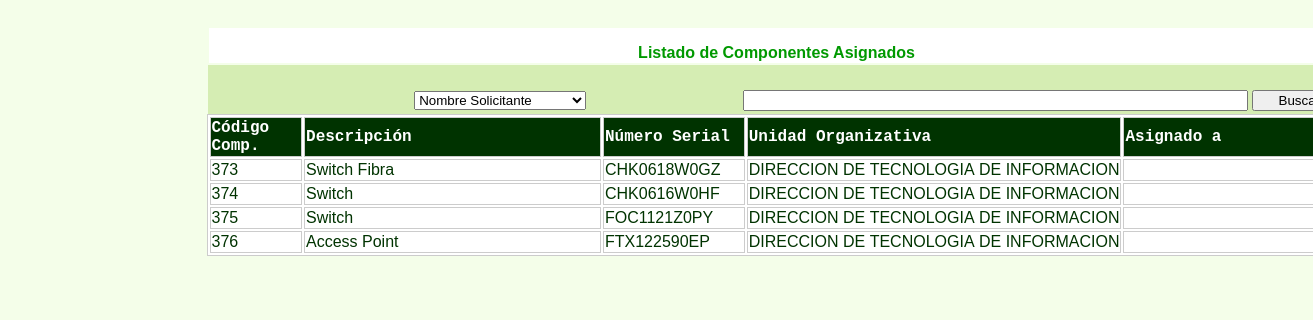
The page /selec_equipos3.php?var=999999 on the database its author committed.
### tables this page shows
CREATE TABLE `t_asig_comp_items` (
  `COD_COMP` int(10) NOT NULL,
  `NUM_SERIAL` varchar(20) NOT NULL,
  `ind_bes` varchar(1) NOT NULL,
  `COD_SOL` int(10) NOT NULL,
  `imei` varchar(20) NOT NULL,
  `macaddress` varchar(20) NOT NULL,
  `pin` varchar(20) NOT NULL,
  `ip` varchar(20) NOT NULL,
  `nroaso` varchar(20) NOT NULL,
  `SIMCARD` varchar(20) NOT NULL,
  `PUK` varchar(20) NOT NULL,
  `ind_la` varchar(1) NOT NULL,
  `Ind_lc` varchar(1) NOT NULL,
  `ind_ec` varchar(1) NOT NULL,
  `Operadora` varchar(25) NOT NULL,
  `capacidad` varchar(20) NOT NULL,
  `SO` varchar(40) NOT NULL,
  `fecha_asig` date NOT NULL,
  `cod_ubi` int(3) NOT NULL,
  `num_solic` int(10) NOT NULL,
  `estatus_comp` varchar(2) NOT NULL,
  `ind_asignacion` int(1) NOT NULL,
  `items` int(4) NOT NULL,
  `status` varchar(2) NOT NULL,
  UNIQUE KEY `cod-comp_serial_sol` (`COD_COMP`,`NUM_SERIAL`,`COD_SOL`),
  FULLTEXT KEY `ip` (`ip`)
);

CREATE TABLE `m_componentes` (
  `COD_COMP` int(10) NOT NULL,
  `COD_GRUPO_ART` varchar(3) NOT NULL,
  `COD_MARCA` varchar(3) NOT NULL,
  `COD_MODELO` varchar(3) NOT NULL,
  `DESC_COMP` varchar(45) NOT NULL,
  `FEC_CREACION` date NOT NULL,
  `USUARIO_CREACION` varchar(10) NOT NULL,
  `STATUS_COMP` varchar(2) NOT NULL,
  `COD_TIPO` varchar(3) NOT NULL,
  `COD_PROCESA` varchar(3) NOT NULL,
  `UM` varchar(3) NOT NULL,
  `VELOCIDAD` varchar(10) NOT NULL,
  `MEMORIA` varchar(6) NOT NULL,
  `DISCO` varchar(6) NOT NULL,
  `FEC_MODIF` date NOT NULL,
  `USUARIO_MODIF` varchar(10) NOT NULL,
  `tipo` varchar(1) NOT NULL,
  `GRUPO_COMP` varchar(2) NOT NULL,
  `ind_serial` varchar(1) NOT NULL,
  `NVRAM` varchar(10) NOT NULL,
  `bytes_flash` varchar(10) NOT NULL,
  `RAM` varchar(10) NOT NULL,
  UNIQUE KEY `COD_COMP` (`COD_COMP`)
);

CREATE TABLE `m_unidad_org` (
  `COD_UNIDAD` int(3) NOT NULL,
  `DESC_UNIDAD` varchar(40) NOT NULL,
  `LITERAL` varchar(16) NOT NULL,
  UNIQUE KEY `UNIDAD` (`COD_UNIDAD`)
);

### selec_equipos3.php (the view, shortened to what this page needs)
<?php
  $nombre_busqueda=$_POST['nombre_busqueda'];
  $tipo_objeto=$_POST['tipo_objeto'];
  $cliente1=$_SESSION['cliente'];
?>
<!DOCTYPE html PUBLIC "-//W3C//DTD XHTML 1.0 Transitional//EN" "http://www.w3.org/TR/xhtml1/DTD/xhtml1-transitional.dtd">
<html xmlns="http://www.w3.org/1999/xhtml">
<head>
</head>
<body>
<div style="width: 900px; position: relative; margin-left: auto; margin-right: auto;"><div id="c_encabezado">
<p>&nbsp;</p>
<p class="efecha">&nbsp;</p>
<div id="Layer1">
  <div align="center" class="Estilo28">
    <p class="Estilo41">Listado de Componentes Asignados </p>
  </div>
</div>
<form id="form1" name="form1" method="post" action="selec_equipos3.php">
  <p>&nbsp;</p>
  <p>&nbsp;</p>
<div id="busqueda">
  <table width="1142">
    <tr>
      <td width="375">&nbsp;</td>
      <td width="755">&nbsp;</td>
      </tr>
    <tr>
      <td><div align="right">
        <select name="tipo_objeto" size="1" id="tipo_objeto" >
          <?php
          $opciones = array(01=>'Nombre Solicitante',02=>'Descripción Componente',03=>'Número Serial');
          foreach($opciones as $k=>$op) {
        ?>
          <option value="<?php echo $k; ?>" <?php if($tipo_objeto== $k) echo 'selected="selected"'?> > <?php echo $op; ?> </option>
          <?php } ?>
        </select>
      </div></td>
      <td><div align="right">
        <input name="nombre_busqueda" type="text" id="nombre_busqueda" value="<?php echo $nombre_busqueda; ?>" size="60" maxlength="60" />
        <input name="b_buscar" type="submit" id="b_buscar" value="     Buscar     " />
      </div></td>
      </tr>
  </table>
  <div id="resultado">
    <table width="1153" border="1" bordercolor="#CCCCCC" bgcolor="#FFFFFF" class="Estilo28">
      <tr>
        <td width="93" height="35" bgcolor="#003300"><span class="Estilo38">C&oacute;digo Comp.  </span></td>
        <td width="320" bgcolor="#003300"><span class="Estilo38">Descripci&oacute;n </span></td>
        <td width="141" bgcolor="#003300"><span class="Estilo38">N&uacute;mero Serial</span></td>
        <td width="314" bgcolor="#003300"><span class="Estilo38">Unidad Organizativa</span></td>
        <td width="251" bgcolor="#003300"><div align="left"><span class="Estilo38">Asignado a </span></div></td>
      </tr>
        <?php
          $conectar=conectar_BD();
          $sql01="select m_solicitantes.nomb_sol as nomb_sol, m_unidad_org.desc_unidad as desc_unidad,
		  t_asig_comp_items.num_serial as num_serial,
		  m_componentes.cod_comp as cod_comp, m_componentes.desc_comp as desc_comp
		  from t_asig_comp_items, m_solicitantes, m_unidad_org, m_componentes
		  where t_asig_comp_items.status <> '01' and t_asig_comp_items.cod_comp = m_componentes.cod_comp and
		   t_asig_comp_items.cod_sol  = m_solicitantes.cod_sol  and m_solicitantes.cod_unidad =
		   m_unidad_org.cod_unidad and t_asig_comp_items.cod_sol = '$cliente1'";
           $resultado=mysql_query($sql01,$conectar) or die("Problemas en la Sentencia SQL".mysql_error());
           if(mysql_num_rows($resultado)>0)
	       {
    		  while($registro=mysql_fetch_assoc($resultado)){
				  $nomb_sol=$registro['nomb_sol'];
				  $nomb_sol=str_replace(" ","&nbsp;",$nomb_sol);
				  $desc_unidad=$registro['desc_unidad'];
				  $desc_unidad=str_replace(" ","&nbsp;",$desc_unidad);
				  $cod_comp=$registro['cod_comp'];
				  $cod_comp=str_replace(" ","&nbsp;",$cod_comp);
				  $desc_comp=$registro['desc_comp'];
				  $desc_comp=str_replace(" ","&nbsp;",$desc_comp);
				  $num_serial=$registro['num_serial'];
				  $num_serial=str_replace(" ","&nbsp;",$num_serial);
                  echo "<tr OnMouseOver=Resaltar_On(this);' OnMouseOut='Resaltar_Off(this);'
				  OnClick=\"datos('$cod_comp','$num_serial');\"><td>$cod_comp</td><td>$desc_comp</td><td>$num_serial</td>
				  <td>$desc_unidad</td><td>$nomb_sol</td></tr>";
		    }
		   }
		   ?>
    </table>
  </div>
</div>
  <p>&nbsp;</p>
  <p>&nbsp;</p>
  <p>&nbsp;</p>
  <p>&nbsp;</p>
  <p>&nbsp;</p>
</form>
</div>
</body>
</html>

### selec_equipos3.php (style rules this page uses)
#Layer1 { position:absolute; width:1136px; height:35px; z-index:17; left: 2px; top: 12px; background-color: #FFFFFF; }
#busqueda { position:absolute; width:1140px; height:56px; z-index:19; left: 1px; top: 49px; background-color: #D5EDB3; }
body { background-color: #F4FEE9; }
.Estilo28 { font-family: Geneva, Arial, Helvetica, sans-serif; font-weight: normal; color: #003300; }
#resultado { position:absolute; width:779px; height:265px; z-index:1; left: -1px; }
.Estilo38 { color: #FFFFFF; font-weight: bold; font-family: "Courier New", Courier, monospace; }
.Estilo41 { color: #009900; font-weight: bold; }

### rows shown on the page
t_asig_comp_items: COD_COMP.COD_COMP "373", COD_COMP.DESC_COMP "Switch Fibra", NUM_SERIAL "CHK0618W0GZ", m_unidad_org.DESC_UNIDAD "DIRECCION DE TECNOLOGIA DE INFORMACION"
t_asig_comp_items: COD_COMP.COD_COMP "374", COD_COMP.DESC_COMP "Switch", NUM_SERIAL "CHK0616W0HF", m_unidad_org.DESC_UNIDAD "DIRECCION DE TECNOLOGIA DE INFORMACION"
t_asig_comp_items: COD_COMP.COD_COMP "375", COD_COMP.DESC_COMP "Switch", NUM_SERIAL "FOC1121Z0PY", m_unidad_org.DESC_UNIDAD "DIRECCION DE TECNOLOGIA DE INFORMACION"
t_asig_comp_items: COD_COMP.COD_COMP "376", COD_COMP.DESC_COMP "Access Point", NUM_SERIAL "FTX122590EP", m_unidad_org.DESC_UNIDAD "DIRECCION DE TECNOLOGIA DE INFORMACION"

### other values the page prints
form field tipo_objeto "Nombre Solicitante"
